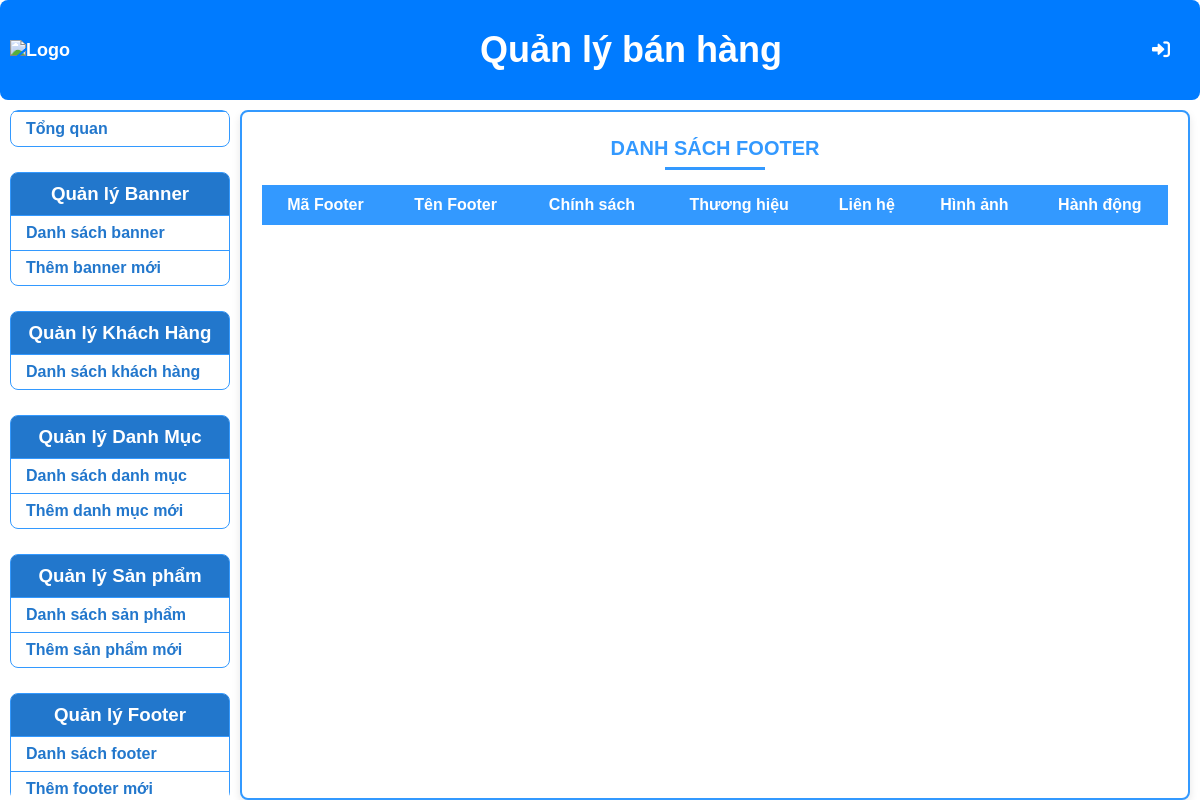
The app's page /admin/index.php?controller=footer&action=list, older data.
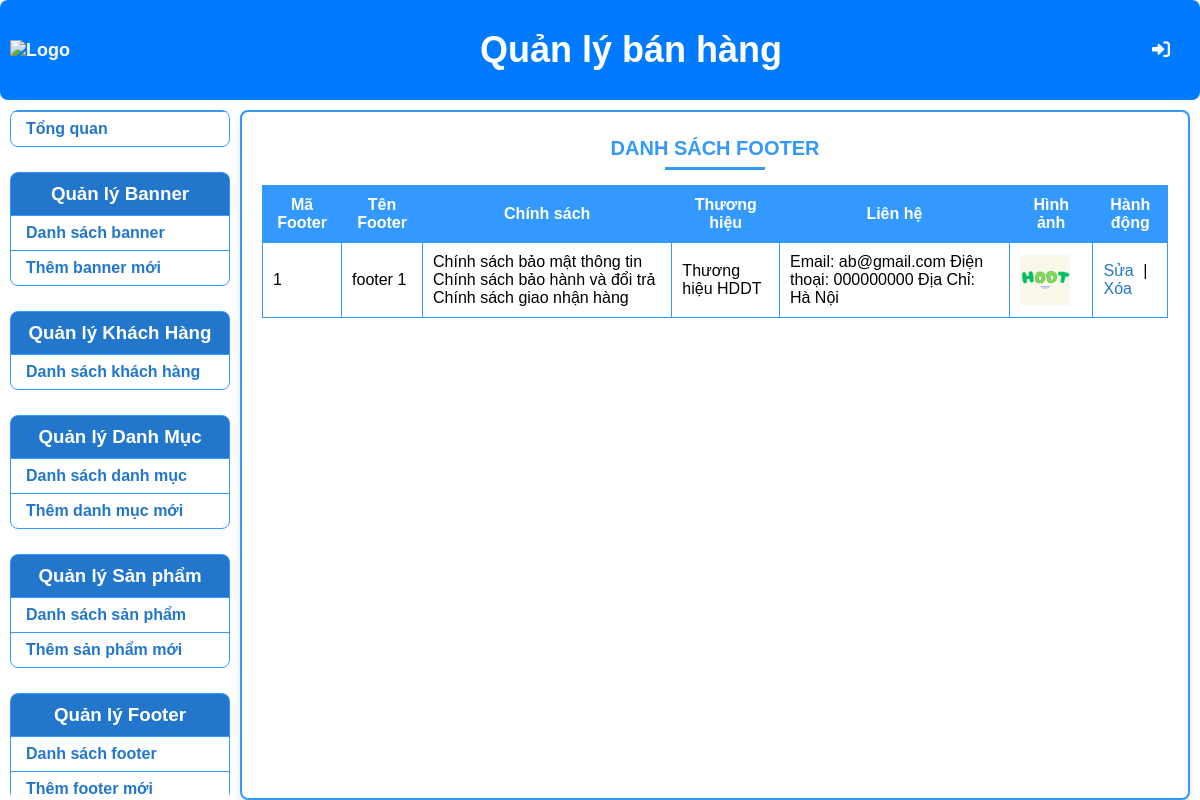
The same page, newer data.
### tables this page shows
CREATE TABLE `footer` (
  `MaFooter` int(11) NOT NULL,
  `Name` varchar(45) NOT NULL,
  `Avatar` varchar(500) NOT NULL,
  `MaTK` int(11) NOT NULL,
  `Chinhsach` varchar(500) DEFAULT NULL,
  `Thuonghieu` varchar(500) DEFAULT NULL,
  `Lienhe` varchar(500) DEFAULT NULL
);

### admin/controllers/FooterController.php (called while the page is built, shortened)
<?php
require_once 'Models/Footer.php';
class FooterController {
    private $footerModel;
    public function __construct() {
        $database = new Database();
        $db = $database->getConnection();
        $this->footerModel = new Footer($db);
    }
    public function index() {
        $footers = $this->footerModel->getAllFooters();
        if (!$footers) {
            $footers = [];
        }
        require 'Views/Footer/list.php';
    }
}

### admin/index.php (called while the page is built, shortened)
<?php
$mainController = new MainController();
$mainController->handleRequest();
?>

### admin/models/Footer.php (called while the page is built, shortened)
<?php
class Footer {
    private $conn;
    public function __construct($db) {
        $this->conn = $db;
    }
    public function getAllFooters() {
        $query = "SELECT * FROM footer";
        $stmt = $this->conn->prepare($query);
        $stmt->execute();
        return $stmt->fetchAll(PDO::FETCH_ASSOC);
    }
}

### admin/views/Footer/list.php (the view, shortened to what this page needs)
<!DOCTYPE html>
<html lang="vi">
<head>
    <link rel="stylesheet" href="Styles/styles.css">
</head>
<body>
    <?php include 'Views/header.php'; ?>
    <div class="main-container">
        <?php include 'Views/sidebar.php'; ?>
        <div class="main-content">
            <h2>Danh sách Footer</h2>
            <table class="table">
                <thead>
                    <tr>
                        <th>Mã Footer</th>
                        <th>Tên Footer</th>
                        <th>Chính sách</th>
                        <th>Thương hiệu</th>
                        <th>Liên hệ</th>
                        <th>Hình ảnh</th>
                        <th>Hành động</th>
                    </tr>
                </thead>
                <tbody>
                    <?php
                    foreach ($footers as $footer) {
                            $avatarPath = "/baitaplonweb/" . $footer['Avatar'];
                        echo "<tr>";
                        echo "<td>{$footer['MaFooter']}</td>";
                        echo "<td>{$footer['Name']}</td>";
                        echo "<td>{$footer['Chinhsach']}</td>";
                        echo "<td>{$footer['Thuonghieu']}</td>";
                        echo "<td>{$footer['Lienhe']}</td>";
                        echo "<td><img src='{$avatarPath}' alt='Hình Ảnh' style='width: 50px; height: auto; margin-right: 10px; vertical-align: middle;'></td>";
                        echo "<td>";
                        echo "<a href='index.php?controller=footer&action=edit&id={$footer['MaFooter']}'>Sửa</a> | ";
                        echo "<a href='index.php?controller=footer&action=delete&id={$footer['MaFooter']}' onclick='return confirm(\"Bạn có chắc chắn muốn xóa banner này không?\")'>Xóa</a>";
                        echo "</td>";
                        echo "</tr>";
                    }
                    ?>
                </tbody>
            </table>
        </div>
    </div>
</body>
</html>

Row changes from the older to the newer data that the page shows:
added footer: MaFooter "1", Name "footer 1", Chinhsach "Chính sách bảo mật thông tin Chính sách bảo hành và đổi trả Chính sách giao nhận hàng", Thuonghieu "Thương hiệu HDDT", Lienhe "Email: ab@gmail.com Điện thoại: 000000000 Địa Chỉ: Hà Nội", Avatar (picture)
